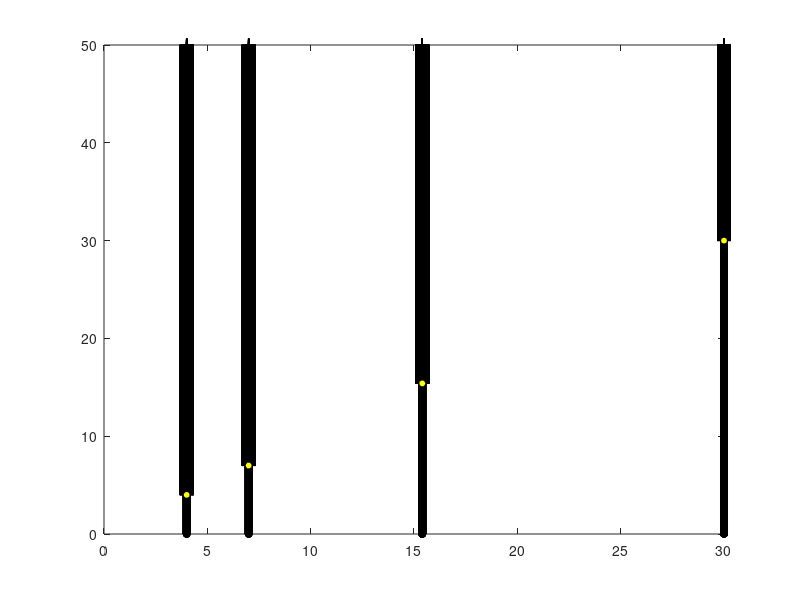

The MATLAB source for this figure: (Note: this script raises an error after producing the figure.)
%creating X and y%class pwr_val pwr_rem on/off%0 15.4%1 4%2 7%3 15.4%4 30p=[0:0.01:50]';class0=zeros(5001,2);class1=ones(5001,2);class2=ones(5001,2);class3=ones(5001,2);class4=ones(5001,2);class0(:,2)=(class0(:,2)+1)*15.4;class1(:,2)=class1(:,2)*4;class2(:,1)=class2(:,1)*2;class2(:,2)=class2(:,2)*7;class3(:,1)=class3(:,1)*3;class3(:,2)=class3(:,2)*15.4;class4(:,1)=class4(:,1)*4;class4(:,2)=class4(:,2)*30;cp0 =[class0, p];cp1 =[class1, p];cp2 =[class2, p];cp3 =[class3, p];cp4 =[class4, p];cp=[cp0', cp1', cp2', cp3', cp4']';X=cp;y0=[p>class0(:,2)];y1=[p>class1(:,2)];y2=[p>class2(:,2)];y3=[p>class3(:,2)];y4=[p>class4(:,2)];y=[y0', y1', y2', y3', y4']';pos = find(y == 1); neg = find(y == 0);plot(X(pos, 2), X(pos, 3), 'k+','LineWidth', 1, 'MarkerSize', 10)hold onplot(X(neg, 2), X(neg, 3), 'ko', 'MarkerFaceColor', 'y', 'MarkerSize', 5)hold offC = 1;model = svmTrain(X, y, C, @linearKernel, 1e-3, 20);w = model.w;b = model.b;xp = linspace(min(X(:,2)), max(X(:,2)), 100);yp = - (w(1)*xp + b)/w(2);pos = find(y == 1); neg = find(y == 0);plot(X(pos, 2), X(pos, 3), 'k+','LineWidth', 1, 'MarkerSize', 10)hold onplot(X(neg, 2), X(neg, 3), 'ko', 'MarkerFaceColor', 'y', 'MarkerSize', 5)hold offhold on;plot(xp, yp, '-b'); hold off